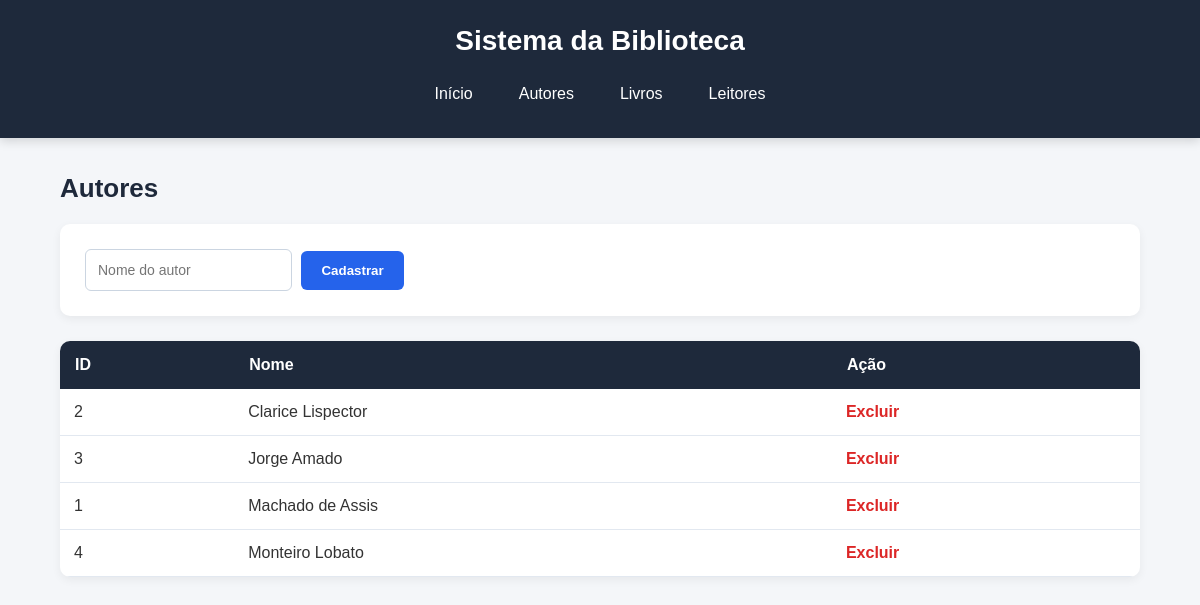
The app's page /autores with its own data.
### tables this page shows
CREATE TABLE autores (
    id_autor INTEGER PRIMARY KEY AUTOINCREMENT,
    nome TEXT NOT NULL
);

### Projeto_Biblioteca/app.py (the view)
@app.route("/autores")
def autores():
    conexao = conectar()
    dados = conexao.execute(
        "SELECT * FROM autores ORDER BY nome"
    ).fetchall()
    conexao.close()
    return render_template("autores.html", autores=dados)

### Projeto_Biblioteca/app.py (called while the page is built)
def conectar():
    conexao = sqlite3.connect(BANCO)
    conexao.row_factory = sqlite3.Row
    return conexao

### Projeto_Biblioteca/templates/autores.html
{% extends "base.html" %}
{% block conteudo %}
<h2>Autores</h2>
<form action="/autores/cadastrar" method="POST">
    <input
        type="text"
        name="nome"
        placeholder="Nome do autor"
        required
    >
    <button type="submit">Cadastrar</button>
</form>
<table>
    <tr>
        <th>ID</th>
        <th>Nome</th>
        <th>Ação</th>
    </tr>
    {% for autor in autores %}
    <tr>
        <td>{{ autor.id_autor }}</td>
        <td>{{ autor.nome }}</td>
        <td>
            <a href="/autores/excluir/{{ autor.id_autor }}">
                Excluir
            </a>
        </td>
    </tr>
    {% endfor %}
</table>
{% endblock %}

### Projeto_Biblioteca/static/style.css (style rules this page uses)
* { margin: 0; padding: 0; box-sizing: border-box; }
body { font-family: Arial, Helvetica, sans-serif; background: #f4f6f9; color: #333; }
h2 { margin-bottom: 20px; color: #1e293b; font-size: 26px; }
form { background: white; padding: 20px; border-radius: 10px; margin-bottom: 25px; box-shadow: 0 3px 10px rgba(0, 0, 0, 0.06); }
input, select { padding: 12px; border: 1px solid #cbd5e1; border-radius: 6px; margin: 5px; outline: none; font-size: 14px; }
button { background: #2563eb; color: white; border: none; padding: 12px 20px; border-radius: 6px; cursor: pointer; font-weight: bold; transition: 0.3s; }
table { width: 100%; background: white; border-collapse: collapse; border-radius: 10px; overflow: hidden; box-shadow: 0 3px 10px rgba(0, 0, 0, 0.06); }
th { background: #1e293b; color: white; padding: 15px; text-align: left; }
td { padding: 14px; border-bottom: 1px solid #e2e8f0; }
td a { color: #dc2626; text-decoration: none; font-weight: bold; }

### records on screen
autores: id_autor "2", nome "Clarice Lispector"
autores: id_autor "3", nome "Jorge Amado"
autores: id_autor "1", nome "Machado de Assis"
autores: id_autor "4", nome "Monteiro Lobato"
